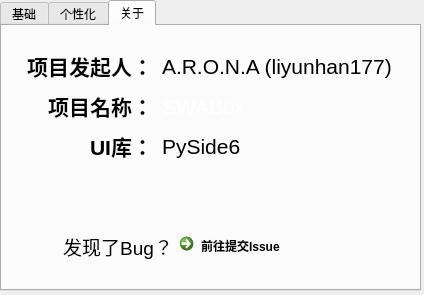
<?xml version="1.0" encoding="UTF-8"?>
<ui version="4.0">
 <class>settings</class>
 <widget class="QWidget" name="settings">
  <property name="geometry">
   <rect>
    <x>0</x>
    <y>0</y>
    <width>424</width>
    <height>295</height>
   </rect>
  </property>
  <property name="windowTitle">
   <string>设置</string>
  </property>
  <property name="windowIcon">
   <iconset resource="../../Static/Q_Img/main.qrc">
    <normaloff>:/logo.png</normaloff>:/logo.png</iconset>
  </property>
  <widget class="QTabWidget" name="tabWidget">
   <property name="geometry">
    <rect>
     <x>0</x>
     <y>0</y>
     <width>421</width>
     <height>291</height>
    </rect>
   </property>
   <property name="autoFillBackground">
    <bool>false</bool>
   </property>
   <property name="currentIndex">
    <number>2</number>
   </property>
   <property name="elideMode">
    <enum>Qt::TextElideMode::ElideNone</enum>
   </property>
   <property name="usesScrollButtons">
    <bool>true</bool>
   </property>
   <property name="documentMode">
    <bool>false</bool>
   </property>
   <property name="movable">
    <bool>false</bool>
   </property>
   <property name="tabBarAutoHide">
    <bool>false</bool>
   </property>
   <widget class="QWidget" name="Foundation">
    <attribute name="title">
     <string>基础</string>
    </attribute>
   </widget>
   <widget class="QWidget" name="Personalized">
    <attribute name="title">
     <string>个性化</string>
    </attribute>
   </widget>
   <widget class="QWidget" name="About">
    <attribute name="title">
     <string>关于</string>
    </attribute>
    <widget class="QLabel" name="label">
     <property name="geometry">
      <rect>
       <x>20</x>
       <y>20</y>
       <width>131</width>
       <height>41</height>
      </rect>
     </property>
     <property name="text">
      <string>&lt;html&gt;&lt;head/&gt;&lt;body&gt;&lt;p align=&quot;right&quot;&gt;&lt;span style=&quot; font-size:16pt; font-weight:700;&quot;&gt;项目发起人：&lt;/span&gt;&lt;/p&gt;&lt;/body&gt;&lt;/html&gt;</string>
     </property>
    </widget>
    <widget class="QLabel" name="label_2">
     <property name="geometry">
      <rect>
       <x>160</x>
       <y>20</y>
       <width>241</width>
       <height>41</height>
      </rect>
     </property>
     <property name="text">
      <string>&lt;html&gt;&lt;head/&gt;&lt;body&gt;&lt;p&gt;&lt;span style=&quot; font-size:16pt;&quot;&gt;A.R.O.N.A (liyunhan177)&lt;/span&gt;&lt;/p&gt;&lt;/body&gt;&lt;/html&gt;</string>
     </property>
    </widget>
    <widget class="QLabel" name="label_3">
     <property name="geometry">
      <rect>
       <x>20</x>
       <y>60</y>
       <width>131</width>
       <height>41</height>
      </rect>
     </property>
     <property name="text">
      <string>&lt;html&gt;&lt;head/&gt;&lt;body&gt;&lt;p align=&quot;right&quot;&gt;&lt;span style=&quot; font-size:16pt; font-weight:700;&quot;&gt;项目名称：&lt;/span&gt;&lt;/p&gt;&lt;/body&gt;&lt;/html&gt;</string>
     </property>
    </widget>
    <widget class="QLabel" name="label_4">
     <property name="geometry">
      <rect>
       <x>160</x>
       <y>60</y>
       <width>241</width>
       <height>41</height>
      </rect>
     </property>
     <property name="text">
      <string>&lt;html&gt;&lt;head/&gt;&lt;body&gt;&lt;p&gt;&lt;span style=&quot; font-size:16pt; color:#ffffff;&quot;&gt;SWABox&lt;/span&gt;&lt;/p&gt;&lt;/body&gt;&lt;/html&gt;</string>
     </property>
    </widget>
    <widget class="QLabel" name="label_5">
     <property name="geometry">
      <rect>
       <x>40</x>
       <y>200</y>
       <width>131</width>
       <height>41</height>
      </rect>
     </property>
     <property name="text">
      <string>&lt;html&gt;&lt;head/&gt;&lt;body&gt;&lt;p align=&quot;right&quot;&gt;&lt;span style=&quot; font-size:14pt;&quot;&gt;发现了Bug？&lt;/span&gt;&lt;/p&gt;&lt;/body&gt;&lt;/html&gt;</string>
     </property>
    </widget>
    <widget class="QCommandLinkButton" name="GoIssue">
     <property name="geometry">
      <rect>
       <x>170</x>
       <y>200</y>
       <width>181</width>
       <height>41</height>
      </rect>
     </property>
     <property name="text">
      <string>前往提交Issue</string>
     </property>
    </widget>
    <widget class="QLabel" name="label_6">
     <property name="geometry">
      <rect>
       <x>160</x>
       <y>100</y>
       <width>241</width>
       <height>41</height>
      </rect>
     </property>
     <property name="text">
      <string>&lt;html&gt;&lt;head/&gt;&lt;body&gt;&lt;p&gt;&lt;span style=&quot; font-size:16pt;&quot;&gt;PySide6&lt;/span&gt;&lt;/p&gt;&lt;/body&gt;&lt;/html&gt;</string>
     </property>
    </widget>
    <widget class="QLabel" name="label_7">
     <property name="geometry">
      <rect>
       <x>20</x>
       <y>100</y>
       <width>131</width>
       <height>41</height>
      </rect>
     </property>
     <property name="text">
      <string>&lt;html&gt;&lt;head/&gt;&lt;body&gt;&lt;p align=&quot;right&quot;&gt;&lt;span style=&quot; font-size:16pt; font-weight:700;&quot;&gt;UI库：&lt;/span&gt;&lt;/p&gt;&lt;/body&gt;&lt;/html&gt;</string>
     </property>
    </widget>
   </widget>
  </widget>
 </widget>
 <resources>
  <include location="../../Static/Q_Img/main.qrc"/>
 </resources>
 <connections/>
</ui>
